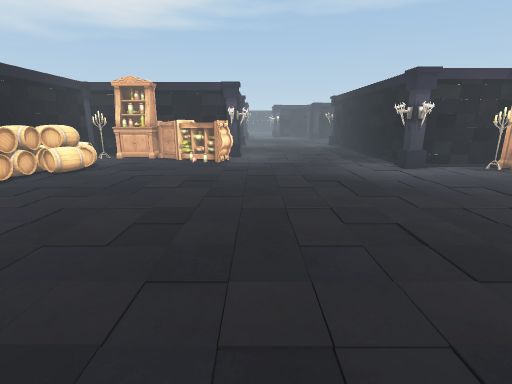
[1] (above)

16 first-person views from a walk through a scene from a Unity 3-D project. The camera is 1.4 m above the floor, tilts 14° down and sees 85° across. The floor is counted in squares, 0.5 m on a side. Each view is taken from the middle of a square. On the plan, view 1 faces up. The plan holds only what a view shows up to about 19 squares ahead; the rest is blank. The place goes on beyond the plan. The player is left out.

[2]
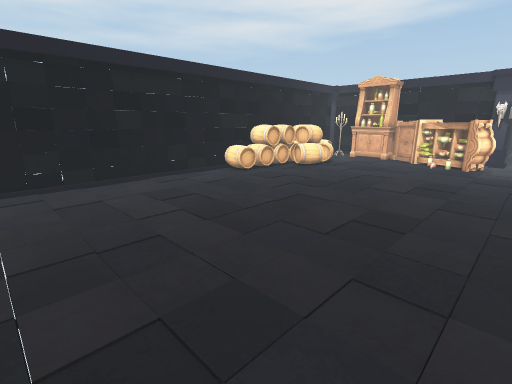

[3]
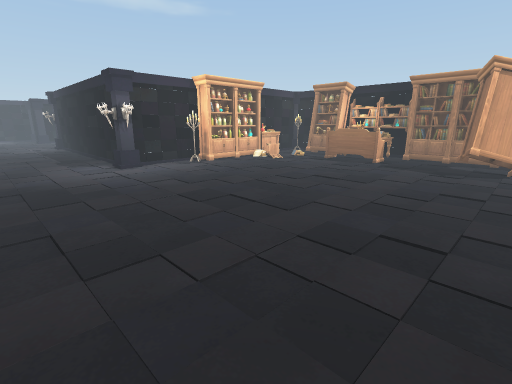

[4]
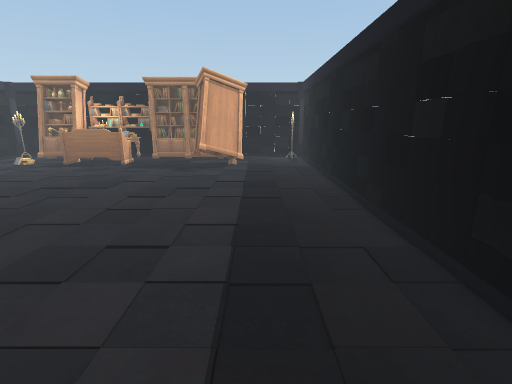

[5]
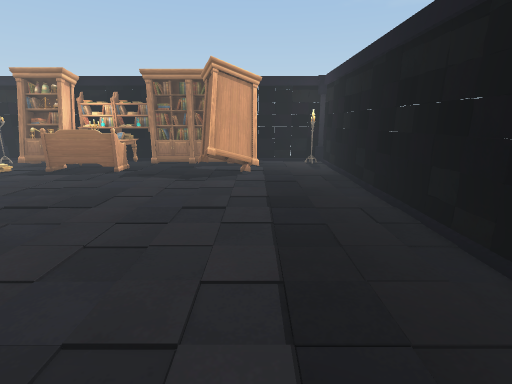

[6]
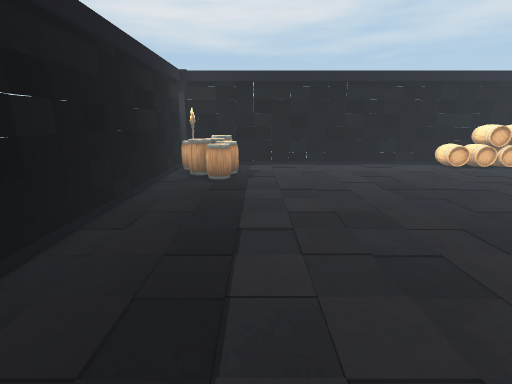

[7]
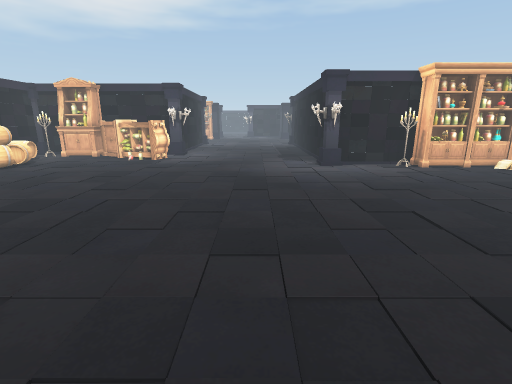

[8]
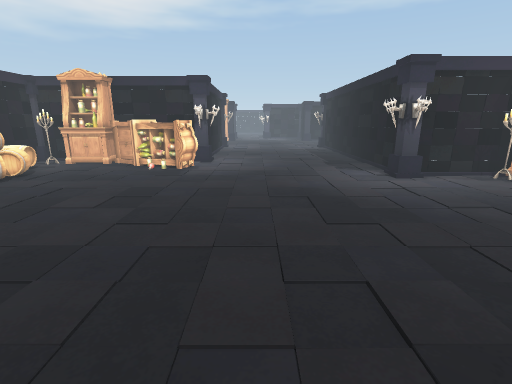

[9]
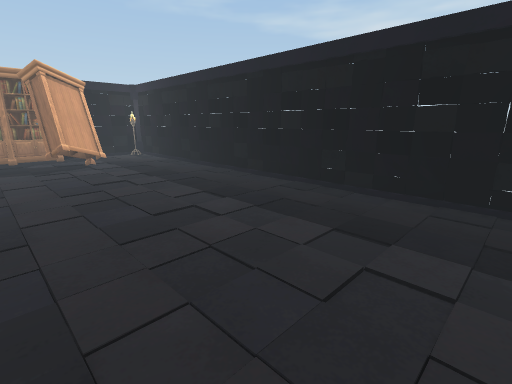

[10]
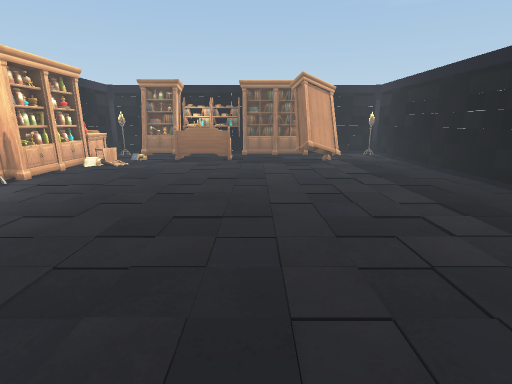

[11]
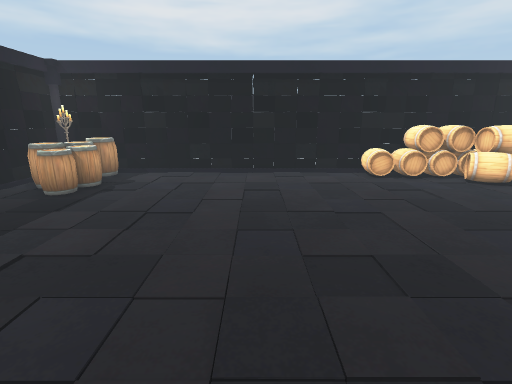

[12]
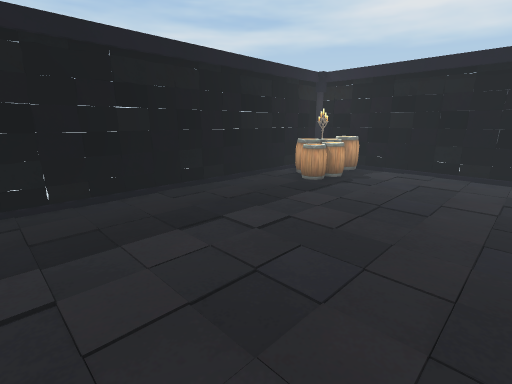

[13]
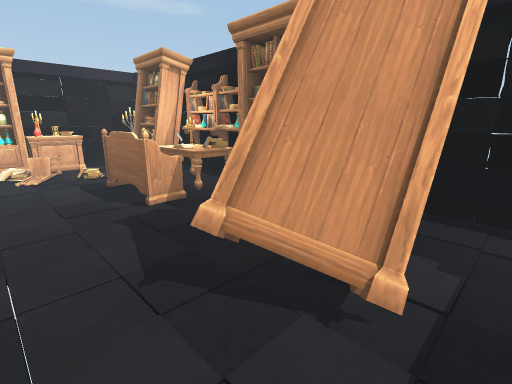

[14]
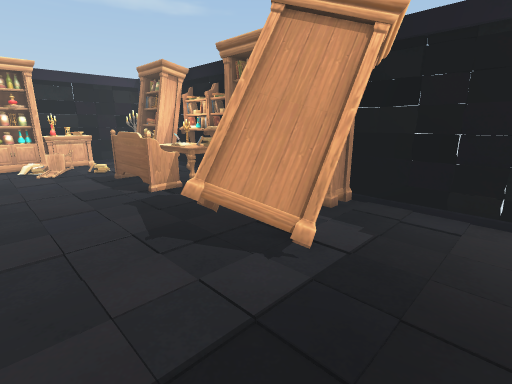

[15]
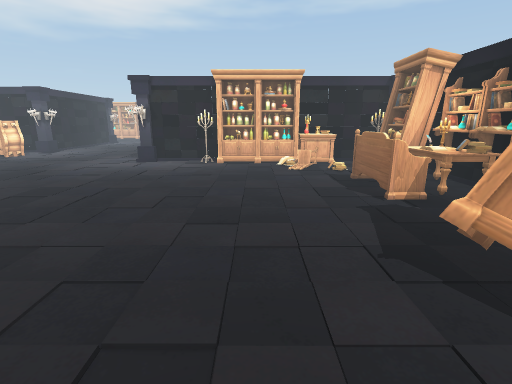

[16]
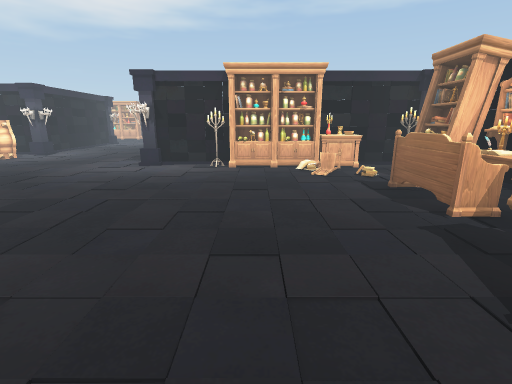

### Floor plan
Points are (right, up) in squares from view 1. A wall is a line through its corners. A room is listed if a view was taken in it or the views show most of it. See-through windows are left out.
Room 1 (views 1, 2, 3, 4, 5, 6, 7, 8, 9, 10, 11, 12, 13, 14, 15, 16)
walls: (9.9, 18.9) (9.9, 22.7); (12.6, 17.8) (11.2, 18); (12.5, 17.9) (11.1, 17.8); (14.9, 16.8) (13.9, 17); (15.1, 16.9) (14.5, 16.7) (14, 16.9); (15.7, 17.9) (10.5, 17.9); (7.5, -5.8) (8.8, -5.9); (8, -6) (10, -5.7); (9.9, -6) (11.2, -5.8); (1.4, -5.8) (2.8, -5.9); (1.5, -5.9) (2.9, -5.8); (-0.9, -5.9) (0.5, -5.7); (13.5, -5.9) (14.8, -6); (13.6, -5.9) (14.9, -5.8); (-2.1, -5.8) (-0.8, -5.9); (-4, -5.8) (-3.2, -5.9); (-4.4, -5.9) (-3.1, -5.8); (19.9, -6) (22, -5.8); (-13.9, 8.5) (-13.8, 7.1); (-13.8, 5) (-13.9, 3.6); (-13.9, 3.8) (-13.7, 2.4); (-13.8, 2.6) (-13.9, 1.2); (-13.9, 2.5) (-13.8, 1.1); (-13.8, 16.9) (-13.9, 15.9); (27.9, 10) (28, 10.9); (28, 8) (28, 13.6); (26.5, 16.2) (25.8, 16.4); (-13.9, -3.6) (-13.8, -4.8); (-13.6, -4.8) (-12.7, -5.1); (27.6, 17.8) (21, 17.9); (-13.9, 22.7) (-13.9, -5.9) (26.7, -5.9); (27.9, -3.9) (27.9, 0.8)
low walls: (27.9, 9.6) (27.8, 10.9)
ways out: gap at (27, 16)
objects: other object (-13, -5) to (-8, -2); other object (-13, 11) to (-12, 15); other object (-13, 17) to (-12, 21); other object (-12, 15) to (-10, 16); other object (-12, 16) to (-11, 17); other object (-11, 17) to (-10, 18); other object (-11, 22) to (-8, 23); other object (-7, 20) to (-2, 22); other object (-5, 20); other object (-2, 23); other object (9, 18); other object (10, 17); other object (10, 18); other object (16, 16) to (20, 17); other object (21, -1) to (25, 2); other object (21, 15); other object (21, 16) to (23, 17); other object (23, 7) to (24, 11); other object (25, 7) to (26, 8); other object (25, 9) to (26, 9); other object (25, 10); other object (25, 12) to (27, 14); other object (26, 1) to (27, 6); other object (26, 8) to (27, 8); other object (27, 6) to (27, 7); other object (27, 9) to (27, 11)

Where each view was taken, in squares from view 1:
view 1: 0 up, 0 right, facing up
view 2: 0 up, 0 right, facing up-left
view 3: 1 down, 3 right, facing up-right
view 4: 2 down, 4 right, facing right
view 5: 1 down, 7 right, facing right
view 6: 1 down, 5 right, facing left
view 7: 1 down, 5 right, facing up
view 8: 3 up, 2 right, facing up
view 9: 5 up, 2 right, facing down-right
view 10: 5 up, 2 right, facing right
view 11: 5 up, 2 right, facing left
view 12: 5 up, 3 right, facing down-left
view 13: 2 down, 19 right, facing up-right
view 14: 4 down, 18 right, facing up-right
view 15: 3 down, 18 right, facing up
view 16: 1 down, 17 right, facing up
